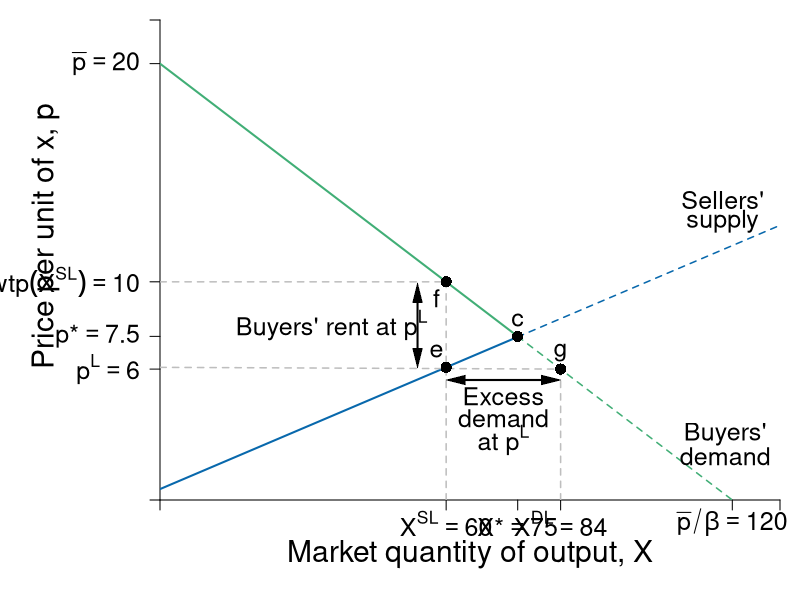

This chart was generated by the following R code:
require(shape)
pdf(file = "competitionmarkets/demand_supply_excess_D.pdf", width = 9, height = 7)

#Set parameters for graphics
pointsize <- 1.8
axislabelsize <- 1.8
labelsize <- 1.5
namesize <- 1.8
annotatesize <- 1.5
graphlinewidth <- 2
segmentlinewidth <- 1.5

COL <- c("#7fc97f", "#beaed4", "#fdc086", "#ffff99", "#386cb0", "#f0027f", "#bf5b17", "#666666")
COLA <- c("#e0f3db", "#99d8c9","#66c2a4","#41ae76", "#238b45", "#005824")
COLB <- c("#c6dbef", "#4eb3d3", "#2b8cbe", "#0868ac","#084081")
COLC <- c("#fcfbfd", "#efedf5", "#dadaeb", "#bcbddc", "#9e9ac8", "#807dba", "#6a51a3", "#54278f", "#3f007d")

par(mar =  c(5, 8, 1, 1))

Demand <- function(x, rmax = 20, xmax = 12, n = 10) {
  rmax - (rmax/(n*xmax))*x
}

mrsA <- function(x, rmax = 20, xmax = 10) {
  rmax - (rmax/xmax)*x
}

uA <- function(x, y, rmax = 20, xmax = 10) {
  y + rmax*x - (1/2)(rmax/xmax)*x^2
}


#Supply <- function(x, c1 = 0, c2 = 0.05){
#  c1 + 2*c2*x
#}

# New Supply
Supply <- function(x, c1 = 0.5, c2 = 0.0465){
  c1 + 2*c2*x
}

xlims <- c(0, 130)
ylims <- c(0, 22)

npts <- 501 
x <- seq(xlims[1], xlims[2], length.out = npts)
y <- seq(ylims[1], ylims[2], length.out = npts) 
a <- c(46.08, 55, 64)
b <- c(46.08, 55, 64)

plot(0, 0, xlim = xlims, ylim = ylims, type = "n",
     xlab = expression(paste("")),
     ylab = expression(paste("")), 
     xaxt = "n", 
     yaxt = "n", 
     cex.lab = axislabelsize, 
     bty = "n",
     xaxs="i", 
     yaxs="i")

# ticksy <- seq(from = 0, to = ylims[2], by = 2)
# ylabels <- seq(from = 0, to = ylims[2], by = 2)
# ticksx <- seq(from = 0, to = xlims[2], by = 2)
# xlabels <- seq(from = 0, to = xlims[2], by = 2)
ticksy <- c(0, 6, 7.5, Demand(x = 60), 20, ylims[2])
#ylabels <- c(NA, expression(paste(p^L)), expression(paste(p,"*")), expression(paste(wtp(X^{SL}))), expression(paste(bar(p))), NA)
ylabels <- c(NA, expression(paste(p^L) == 6), expression(paste(p,"*") == 7.5), expression(paste(wtp(X^{SL}) == 10)), expression(paste(bar(p) == 20)), NA)
ticksx <- c(0,  60, 75, 84, 120, xlims[2])
#xlabels <- c(NA, expression(paste(X^{SL})), expression(paste(X,"*")), expression(paste(X^{DL})), expression(paste(bar(p)/beta)), NA)
xlabels <- c(NA, expression(paste(X^{SL} == 60)), expression(paste(X,"*" == 75)), expression(paste(X^{DL} ==84)), expression(paste(bar(p)/beta == 120)), NA)

axis(1, at = ticksx, pos = 0, labels = xlabels, cex.axis = labelsize)
axis(2, at = ticksy, pos = 0, labels = ylabels, las = 1,  cex.axis = labelsize)

npts <- 500 
xx1 <- seq(xlims[1], 75, length.out = npts)
xx2 <- seq(75, xlims[2], length.out = npts)

#Lines for mrs graph
lines(xx1, Demand(xx1), col = COLA[4], lwd = graphlinewidth)
lines(xx2, Demand(xx2), col = COLA[4], lty = 2, lwd = segmentlinewidth)
lines(xx1, Supply(xx1), col = COLB[4], lwd = graphlinewidth)
lines(xx2, Supply(xx2), col = COLB[4], lty = 2, lwd = segmentlinewidth)

#Label axes
#mtext(expression(paste("Market quantity of output, ", X)), side=1, line = 2.5, cex = axislabelsize)
text(0.5*xlims[2], -2.5, expression(paste("Market quantity of output, ", X)), xpd = TRUE, cex = axislabelsize) 
text(-24, 0.55*ylims[2], expression(paste("Price per unit of x, ", p)), xpd = TRUE, cex = axislabelsize, srt = 90) 


# segments(0, 7.5, 75, 7.5, lty = 2, "gray" , lwd = segmentlinewidth)
# segments(75, 0, 75, 7.5, lty = 2, col = "gray" , lwd = segmentlinewidth)
points(75, 7.5, pch = 16, col = "black", cex = 1.5)
text(75, 8.25, expression(c), cex = labelsize)

segments(0, Supply(x = 60), 84, Demand(x = 84), lty = 2, "gray" , lwd = segmentlinewidth)
segments(60, 0, 60, Demand(x = 60), lty = 2, col = "gray" , lwd = segmentlinewidth)
segments(0, Demand(x = 60), 60, Demand(x = 60), lty = 2, col = "gray" , lwd = segmentlinewidth)
segments(84, 0, 84, Demand(x = 84), lty = 2, col = "gray" , lwd = segmentlinewidth)
points(60, Supply(x = 60), pch = 16, col = "black", cex = 1.5)
points(84, Demand(x = 84), pch = 16, col = "black", cex = 1.5)
points(60, Demand(x = 60), pch = 16, col = "black", cex = 1.5)
text(84, Demand(x = 84) + 0.75, expression(g), cex = labelsize)
text(60 - 2, Supply(x = 60) + 0.75, expression(e), cex = labelsize)
text(60 - 2, Demand(x = 60) - 0.75, expression(f), cex = labelsize)

Arrows(54, 6.5, 54, 9.5, col = "black", lty = 1, code = 3, lwd = 2, arr.type = "triangle", arr.lwd = 0.5)
text(36, 8, expression(paste("Buyers' rent at ", p^L)), cex = labelsize)


# 
# points(50, 10, pch = 16, col = "black", cex = 1.5)
# text(52, 10.5, expression(M))

#segments(4.11765, 6.17647, 5.88, 8.88, lty = 1, col = COL[2] , lwd = graphlinewidth)
text(118, 13.75, expression("Sellers'"), cex = labelsize)
text(118, 12.75, expression("supply"), cex = labelsize)
#text(7.3, 2.5, expression("Curve"))

# Arrows(56, 11.5, 108, 11.5, col = "black", lty = 1, code = 3, lwd = 2, arr.type = "triangle", arr.lwd = 0.5)
# text(80, 12.5, expression(paste("Excess Supply at ", p^H)), cex = labelsize)

Arrows(62, 5.5, 82, 5.5, col = "black", lty = 1, code = 3, lwd = 2, arr.type = "triangle", arr.lwd = 0.5)
text(72, 4.75, expression(paste("Excess")), cex = labelsize)
text(72, 3.75, expression(paste("demand")), cex = labelsize)
text(72, 2.75, expression(paste("at ", p^L)), cex = labelsize)


#Label Demand
text(118.5, 3, expression(paste("Buyers'")), cex = labelsize)
text(118.5, 2, expression(paste("demand")), cex = labelsize)

#doesn't seem to be giving me a new pdf 
dev.off()
